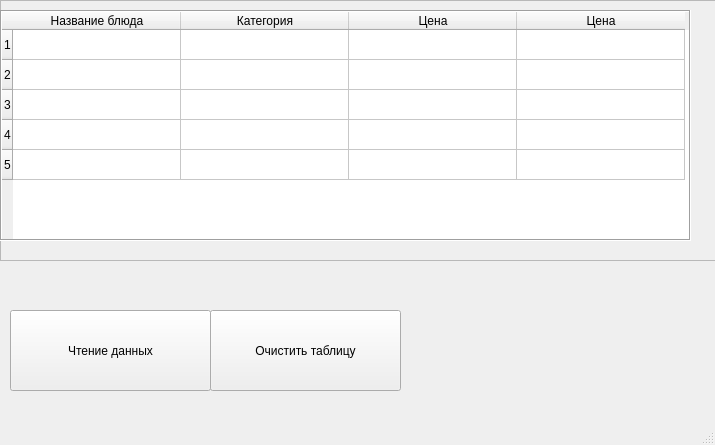
<?xml version="1.0" encoding="UTF-8"?>
<ui version="4.0">
 <class>MainWindow</class>
 <widget class="QMainWindow" name="MainWindow">
  <property name="enabled">
   <bool>true</bool>
  </property>
  <property name="geometry">
   <rect>
    <x>0</x>
    <y>0</y>
    <width>715</width>
    <height>445</height>
   </rect>
  </property>
  <property name="windowTitle">
   <string>Анохина Анна</string>
  </property>
  <widget class="QWidget" name="centralwidget">
   <widget class="QFrame" name="frame">
    <property name="geometry">
     <rect>
      <x>0</x>
      <y>0</y>
      <width>841</width>
      <height>261</height>
     </rect>
    </property>
    <property name="frameShape">
     <enum>QFrame::StyledPanel</enum>
    </property>
    <property name="frameShadow">
     <enum>QFrame::Raised</enum>
    </property>
    <widget class="QTableWidget" name="tableWidget">
     <property name="geometry">
      <rect>
       <x>0</x>
       <y>10</y>
       <width>691</width>
       <height>231</height>
      </rect>
     </property>
     <property name="frameShape">
      <enum>QFrame::Box</enum>
     </property>
     <property name="frameShadow">
      <enum>QFrame::Sunken</enum>
     </property>
     <property name="rowCount">
      <number>5</number>
     </property>
     <property name="columnCount">
      <number>4</number>
     </property>
     <attribute name="horizontalHeaderVisible">
      <bool>true</bool>
     </attribute>
     <attribute name="horizontalHeaderDefaultSectionSize">
      <number>168</number>
     </attribute>
     <row/>
     <row/>
     <row/>
     <row/>
     <row/>
     <column>
      <property name="text">
       <string>Название блюда</string>
      </property>
     </column>
     <column>
      <property name="text">
       <string>Категория</string>
      </property>
     </column>
     <column>
      <property name="text">
       <string>Цена</string>
      </property>
     </column>
     <column>
      <property name="text">
       <string>Цена</string>
      </property>
     </column>
    </widget>
   </widget>
   <widget class="QPushButton" name="pushButton_2">
    <property name="geometry">
     <rect>
      <x>210</x>
      <y>310</y>
      <width>191</width>
      <height>81</height>
     </rect>
    </property>
    <property name="text">
     <string>Очистить таблицу</string>
    </property>
   </widget>
   <widget class="QPushButton" name="pushButton">
    <property name="geometry">
     <rect>
      <x>10</x>
      <y>310</y>
      <width>201</width>
      <height>81</height>
     </rect>
    </property>
    <property name="text">
     <string>Чтение данных</string>
    </property>
   </widget>
  </widget>
  <widget class="QMenuBar" name="menubar">
   <property name="geometry">
    <rect>
     <x>0</x>
     <y>0</y>
     <width>715</width>
     <height>21</height>
    </rect>
   </property>
  </widget>
  <widget class="QStatusBar" name="statusbar"/>
 </widget>
 <resources/>
 <connections>
  <connection>
   <sender>pushButton_2</sender>
   <signal>clicked()</signal>
   <receiver>tableWidget</receiver>
   <slot>clearContents()</slot>
   <hints>
    <hint type="sourcelabel">
     <x>319</x>
     <y>349</y>
    </hint>
    <hint type="destinationlabel">
     <x>301</x>
     <y>222</y>
    </hint>
   </hints>
  </connection>
 </connections>
</ui>
